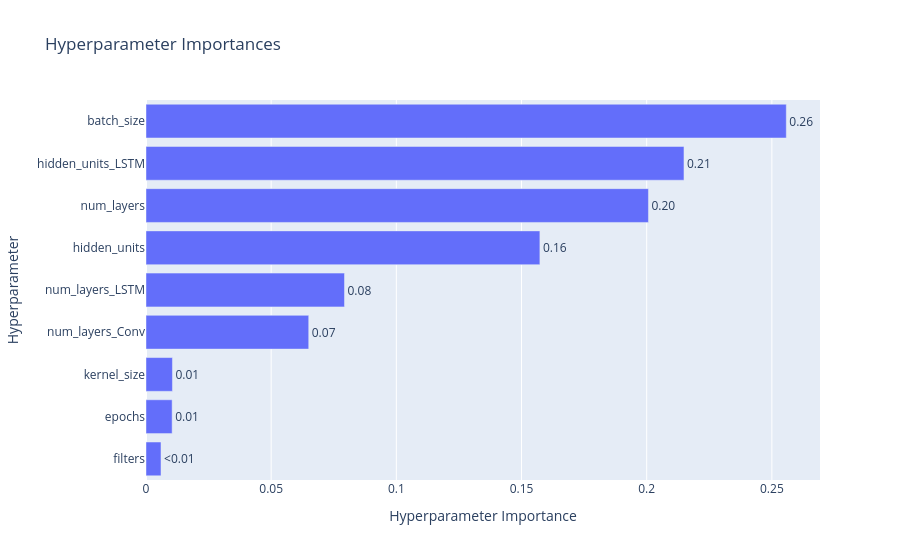

Notebook cell for this chart:
### Code cell
optuna.visualization.plot_param_importances(study)

### Figure 1 — Plotly figure (JSON) as saved in the notebook; plotly's stock layout.template omitted (floating-point values rounded to 4 significant figures)
{"data": [{"cliponaxis": false, "hovertemplate": ["filters (CategoricalDistribution): 0.005997473657052773<extra></extra>", "epochs (CategoricalDistribution): 0.010440012764554822<extra></extra>", "kernel_size (CategoricalDistribution): 0.010561724824339603<extra></extra>", "num_layers_Conv (CategoricalDistribution): 0.06500348462074848<extra></extra>", "num_layers_LSTM (CategoricalDistribution): 0.07929069807919115<extra></extra>", "hidden_units (CategoricalDistribution): 0.1573404800159672<extra></extra>", "num_layers (CategoricalDistribution): 0.2007016551896764<extra></extra>", "hidden_units_LSTM (CategoricalDistribution): 0.21489689485042648<extra></extra>", "batch_size (CategoricalDistribution): 0.255767575998043<extra></extra>"], "name": "Objective Value", "orientation": "h", "text": ["<0.01", "0.01", "0.01", "0.07", "0.08", "0.16", "0.20", "0.21", "0.26"], "textposition": "outside", "type": "bar", "x": [0.005997, 0.01044, 0.01056, 0.065, 0.07929, 0.1573, 0.2007, 0.2149, 0.2558], "y": ["filters", "epochs", "kernel_size", "num_layers_Conv", "num_layers_LSTM", "hidden_units", "num_layers", "hidden_units_LSTM", "batch_size"]}], "layout": {"title": {"text": "Hyperparameter Importances"}, "xaxis": {"title": {"text": "Hyperparameter Importance"}}, "yaxis": {"title": {"text": "Hyperparameter"}}}}
